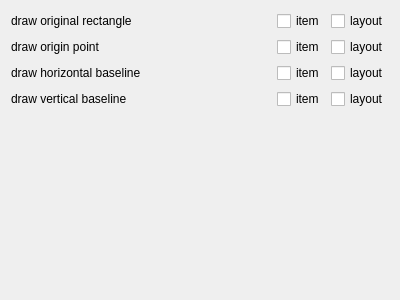
<?xml version="1.0" encoding="UTF-8"?>
<ui version="4.0">
 <class>DebugSettings</class>
 <widget class="QWidget" name="DebugSettings">
  <property name="geometry">
   <rect>
    <x>0</x>
    <y>0</y>
    <width>400</width>
    <height>300</height>
   </rect>
  </property>
  <layout class="QGridLayout" name="debug_layout" columnstretch="1,0,0">
   <item row="2" column="0">
    <widget class="QLabel" name="draw_h_baseline_label">
     <property name="text">
      <string>draw horizontal baseline</string>
     </property>
    </widget>
   </item>
   <item row="0" column="1">
    <widget class="QCheckBox" name="draw_orig_r_i_cb">
     <property name="text">
      <string>item</string>
     </property>
    </widget>
   </item>
   <item row="3" column="0">
    <widget class="QLabel" name="draw_v_baseline_label">
     <property name="text">
      <string>draw vertical baseline</string>
     </property>
    </widget>
   </item>
   <item row="1" column="0">
    <widget class="QLabel" name="draw_origin_label">
     <property name="text">
      <string>draw origin point</string>
     </property>
    </widget>
   </item>
   <item row="1" column="1">
    <widget class="QCheckBox" name="draw_origin_i_cb">
     <property name="text">
      <string>item</string>
     </property>
    </widget>
   </item>
   <item row="0" column="2">
    <widget class="QCheckBox" name="draw_orig_r_l_cb">
     <property name="text">
      <string>layout</string>
     </property>
    </widget>
   </item>
   <item row="1" column="2">
    <widget class="QCheckBox" name="draw_origin_l_cb">
     <property name="text">
      <string>layout</string>
     </property>
    </widget>
   </item>
   <item row="2" column="1">
    <widget class="QCheckBox" name="draw_h_baseline_i_cb">
     <property name="text">
      <string>item</string>
     </property>
    </widget>
   </item>
   <item row="2" column="2">
    <widget class="QCheckBox" name="draw_h_baseline_l_cb">
     <property name="text">
      <string>layout</string>
     </property>
    </widget>
   </item>
   <item row="0" column="0">
    <widget class="QLabel" name="draw_orig_r_label">
     <property name="text">
      <string>draw original rectangle</string>
     </property>
    </widget>
   </item>
   <item row="3" column="2">
    <widget class="QCheckBox" name="draw_v_baseline_l_cb">
     <property name="text">
      <string>layout</string>
     </property>
    </widget>
   </item>
   <item row="4" column="1">
    <spacer name="debug_spacer">
     <property name="orientation">
      <enum>Qt::Vertical</enum>
     </property>
     <property name="sizeHint" stdset="0">
      <size>
       <width>20</width>
       <height>97</height>
      </size>
     </property>
    </spacer>
   </item>
   <item row="3" column="1">
    <widget class="QCheckBox" name="draw_v_baseline_i_cb">
     <property name="text">
      <string>item</string>
     </property>
    </widget>
   </item>
  </layout>
 </widget>
 <resources/>
 <connections/>
</ui>
